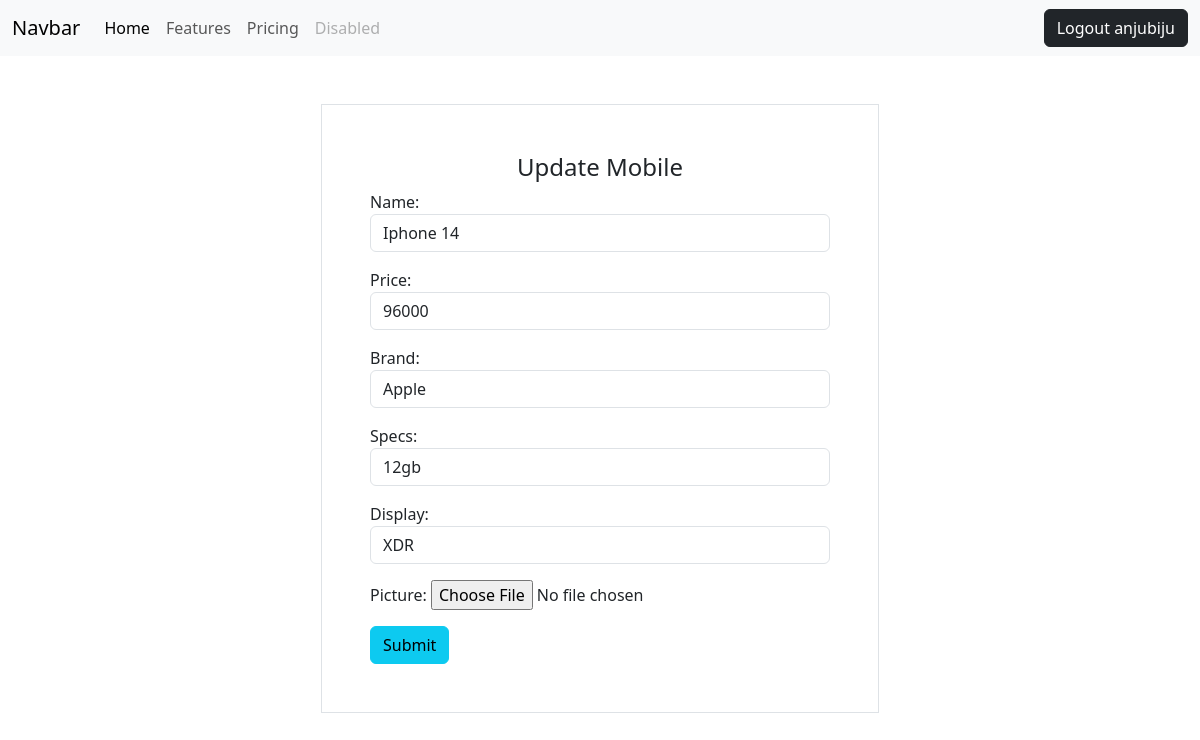
/mobile/10/update (signed in), run on the app's committed database.
### mobile/models.py (models this page shows, shortened)
class Mobiles(models.Model):
    name=models.CharField(max_length=200,unique=True)
    price=models.PositiveIntegerField()
    brand=models.CharField(max_length=200)
    specs=models.CharField(max_length=200)
    display=models.CharField(max_length=200)
    picture=models.ImageField(upload_to="images",null=True)

### mobile/views.py (the view, shortened to what this page needs)
# urls.py: path('mobile/<int:pk>/update',views.MobileUpdateView.as_view(),name="mobile-update"),
@method_decorator(signin_required,name="dispatch")
class MobileUpdateView(View):
    def get(self,request,*args,**kwargs):
        id=kwargs.get("pk")
        obj=Mobiles.objects.get(id=id)
        form=MobileForm(instance=obj)
        return render(request,"mob-update.html",{"form":form})

### mobile/forms.py
class MobileForm(forms.ModelForm):
    class Meta:
        model=Mobiles
        fields="__all__"
        widgets={
            "name":forms.TextInput(attrs={"class":"form-control"}),
            "price":forms.TextInput(attrs={"class":"form-control"}),
            "brand":forms.TextInput(attrs={"class":"form-control"}),
            "specs":forms.TextInput(attrs={"class":"form-control"}),
            "display":forms.TextInput(attrs={"class":"form-control"}),
        }

### mobile/views.py (called while the page is built)
def signin_required(fn):#it is function decorator -it should convert to method decorator-so we have a packge at utils.py,there a decorator file there(method decorator)so frst import utils.py
    def wrapper(request,*args,**kwargs):
        if not request.user.is_authenticated:
            messages.error(request,"!! Invalid entry....first you have to login")
            return redirect("signin")
        else:
            return fn(request,*args,**kwargs)
    return wrapper

### mobile/templates/mob-update.html (shortened to what this page needs)
{%extends 'base.html'%}
{%block body_block%}
<div class="container  mt-5 d-flex justify-content-center">
    <form class="border shadoe p-5 w-50" action="" method="post" enctype="multipart/form-data">
        <h4 class="text-center">Update Mobile</h4>
        {{form.as_p}}
        <button class="btn btn-info" type="submit">
            Submit
        </button>
    </form>
</div>
{%endblock%}

### mobile/templates/base.html (shortened to what this page needs)
<!DOCTYPE html>
<html lang="en">
<head>
    <link href="https://cdn.jsdelivr.net/npm/bootstrap@5.3.2/dist/css/bootstrap.min.css" rel="stylesheet">
</head>
<body>
    <nav class="navbar navbar-expand-lg bg-body-tertiary">
  <div class="container-fluid">
    <a class="navbar-brand" href="#">Navbar</a>
    <div class="collapse navbar-collapse" id="navbarNavAltMarkup">
      <div class="navbar-nav">
        <a class="nav-link active" aria-current="page" href="#">Home</a>
        <a class="nav-link" href="#">Features</a>
        <a class="nav-link" href="#">Pricing</a>
        <a class="nav-link disabled" aria-disabled="true">Disabled</a>
      </div>
      <a href="{%url 'signout'%}" class="ms-auto btn btn-dark">Logout {{request.user}}</a>
    </div>
  </div>
</nav>
    {%block body_block%}
    {%endblock%}
</body>
</html>

### data on the page
Mobiles: name "Iphone 14", price "96000", brand "Apple", specs "12gb", display "XDR"

### other printed values
{{ request.user }} "anjubiju"
